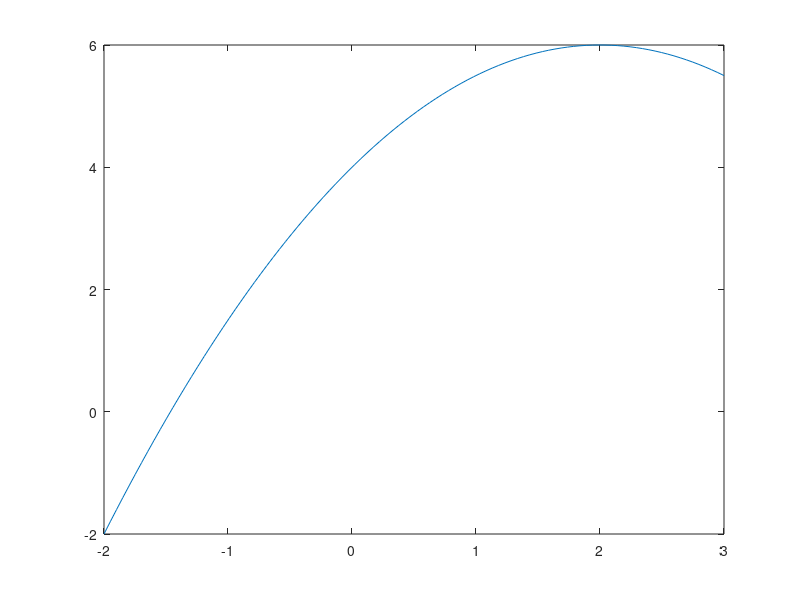

Reproduce this figure in MATLAB.
clearvars;
clc;

% Define the range of x values
x = linspace(-2, 3);

% Define the quadratic equation: y = -0.5*x^2 + 2x + 4
y = -0.5*x.^2 + 2*x + 4;

% Plot the quadratic equation
plot(x, y);

min(y),max(y);
[maxvalue,i]=max(y)
